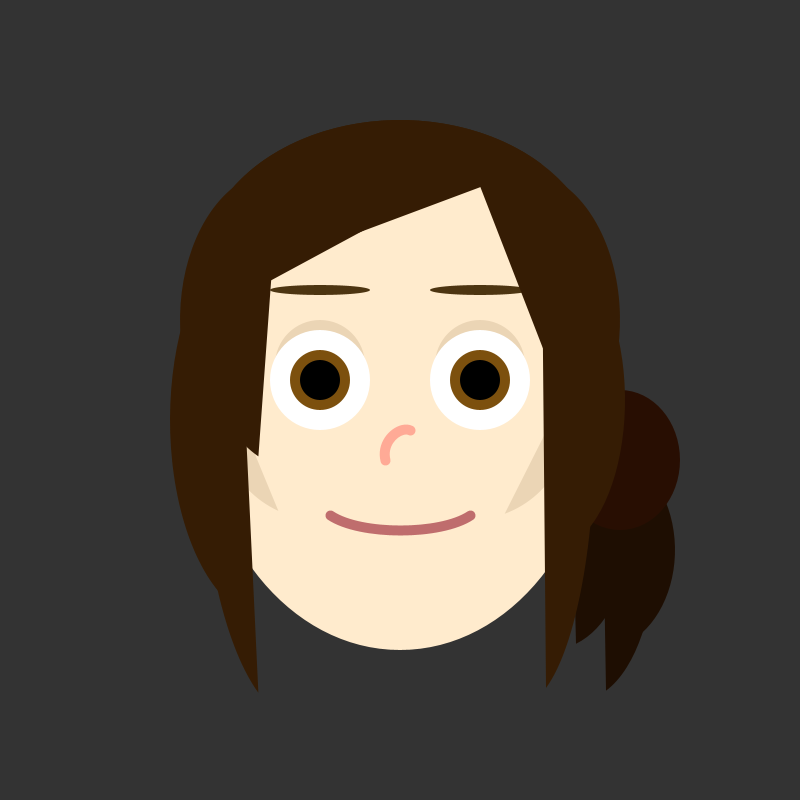
Frame 1 (no input)
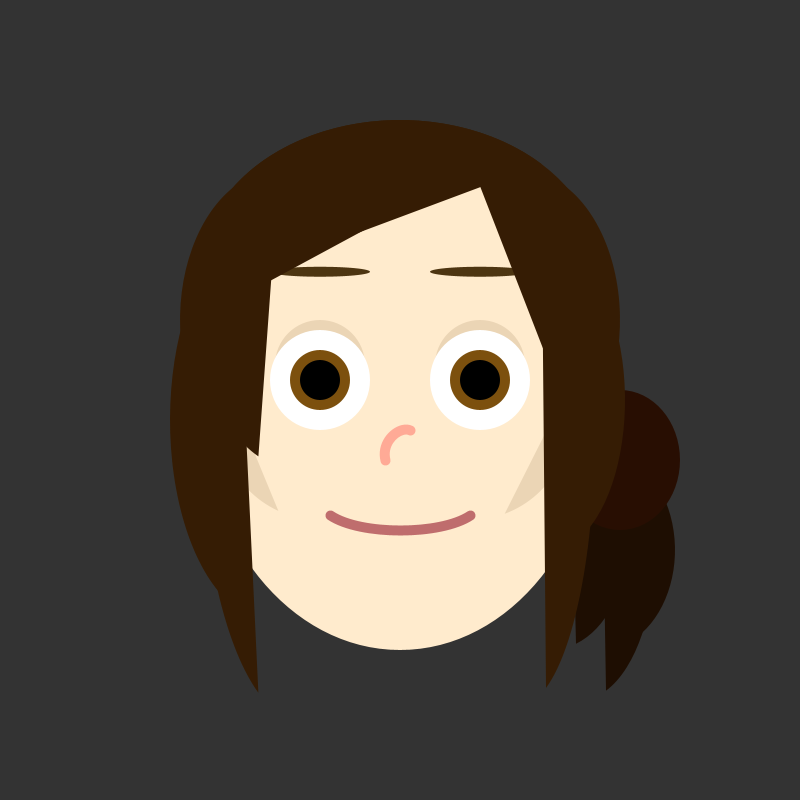
Frame 60 (the mouse pressed at the canvas centre just before this capture)
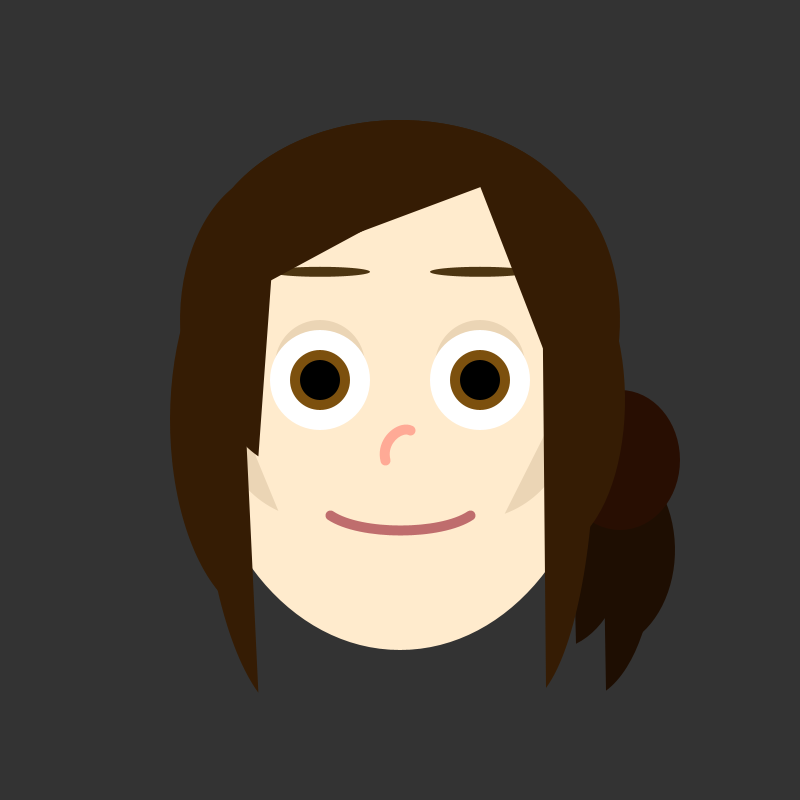
Frame 120 (the mouse held since frame 60 and released just before this capture)

The Processing sketch that drew these frames (run headless with seeded random() and noise(); from frame 60 on, the mouse is pressed at the canvas centre):

// Processing sketch: processing_86920
// ── processing_86920.pde

float angle = 0.0;
float offset = 290;
float scalar = 20;
float speed = .3;

void setup() {
  size(800, 800);
}

void draw ()
{
  background(51); 
  
  //face
  noStroke();
  fill(255, 235, 205);
  ellipse(400, 400, 400, 500);
  
  //eyes open
  int a = 480;
  int b = 365;
  int c = 90;
   noStroke();
  fill(235, 213, 181);
  ellipse(a, b, c, c);
  ellipse(a-160, b, c, c);
  noStroke();
  fill(255);
  ellipse(a, b+15, c+10, c+10);
  ellipse(a-160, b+15, c+10, c+10);
  fill(124, 80, 14);
  ellipse(a, b+15, c-30, c-30);
  ellipse(a-160, b+15, c-30, c-30);
  noStroke();
  fill(0);
  ellipse(a, b+15, c-50, c-50);
  ellipse(a-160, b+15, c-50, c-50);
  
  //eybrows
  float y1 = offset + sin(angle) * scalar;
  float y3 = offset + sin(angle) * scalar;
  fill(77, 53, 17);
  ellipse(320, y1, 100, 10);
  ellipse(480, y3, 100, 10);
  angle += speed;

  //nose
  strokeWeight(10);
  stroke(255, 170, 150);
  noFill();
  bezier(385, 460, 380, 440, 400, 425, 410, 430);
  
   //mouthClosed
  strokeWeight(10);
  stroke(191, 109, 109);
  noFill();
  bezier(330, 515, 360, 535, 440, 535, 470, 515);
  
  //mouth
  if(mouseX > 325 && mouseX < 515)
  {
    if(mouseY > 515 && mouseY < 535)
    {
       noStroke();
  fill(110, 49, 49);
  arc(400, 510, 150, 150, 0, PI, CHORD);
  fill(0);
  ellipse(400, 530, 30, 30);
  fill(218, 157, 157);
  ellipse(400, 560, 50, 50);
  stroke(182, 135, 135);
  strokeWeight(3);
  line(400, 550, 400, 580);
    }
  }

  
  //cheeks
  noStroke();
  fill(235, 213, 181);
  arc(320, 420, 200, 200, 2, 3.5, CHORD);
  arc(470, 420, 200, 200, 6, 7.5, CHORD);
  
  //hair
  int aa = 150;
  int bb = 200;
  int cc = 270;
  int dd = 300;
  int ee = 500;
  int ff = 400;
  noStroke();
  fill(30, 14, 2);
  arc(ee+100, ee+50, aa, bb, 5, 7.5, CHORD);
  arc(ee+80, ee+50, aa, dd, 5, 7.5, CHORD);
  arc(ee+50, ee+50, aa, bb, 5, 7.5, CHORD);
  fill(40, 14, 2);
  ellipse(620, 460, 120, 140);
  fill(53, 28, 4);
  arc(cc, ff+20, bb, ff, 2, 4.3, CHORD);
  arc(dd, ff+20, bb, ee+100, 2, 4, CHORD);
  arc(dd, dd+20, bb, dd, 2, 4.5, CHORD);
  arc(cc+10, dd+20, bb, dd, 2, 4.5, CHORD);
  arc(ee+20, dd+20, bb, dd, 5, 7.5, CHORD);
  arc(ff, dd, ff, bb+50, 3, 5, CHORD);
  arc(ff, cc, ff, dd, 3, 5, CHORD);
  arc(ff, cc, ff, dd, 5, 7, CHORD);
  arc(ff, cc, ff, dd, 3, 5.5, CHORD);
  arc(ee+20, ff+30, aa, ee+50, 5, 7.5, CHORD);
  arc(ee+50, ff, aa, dd, 5, 7.5, CHORD);

}
